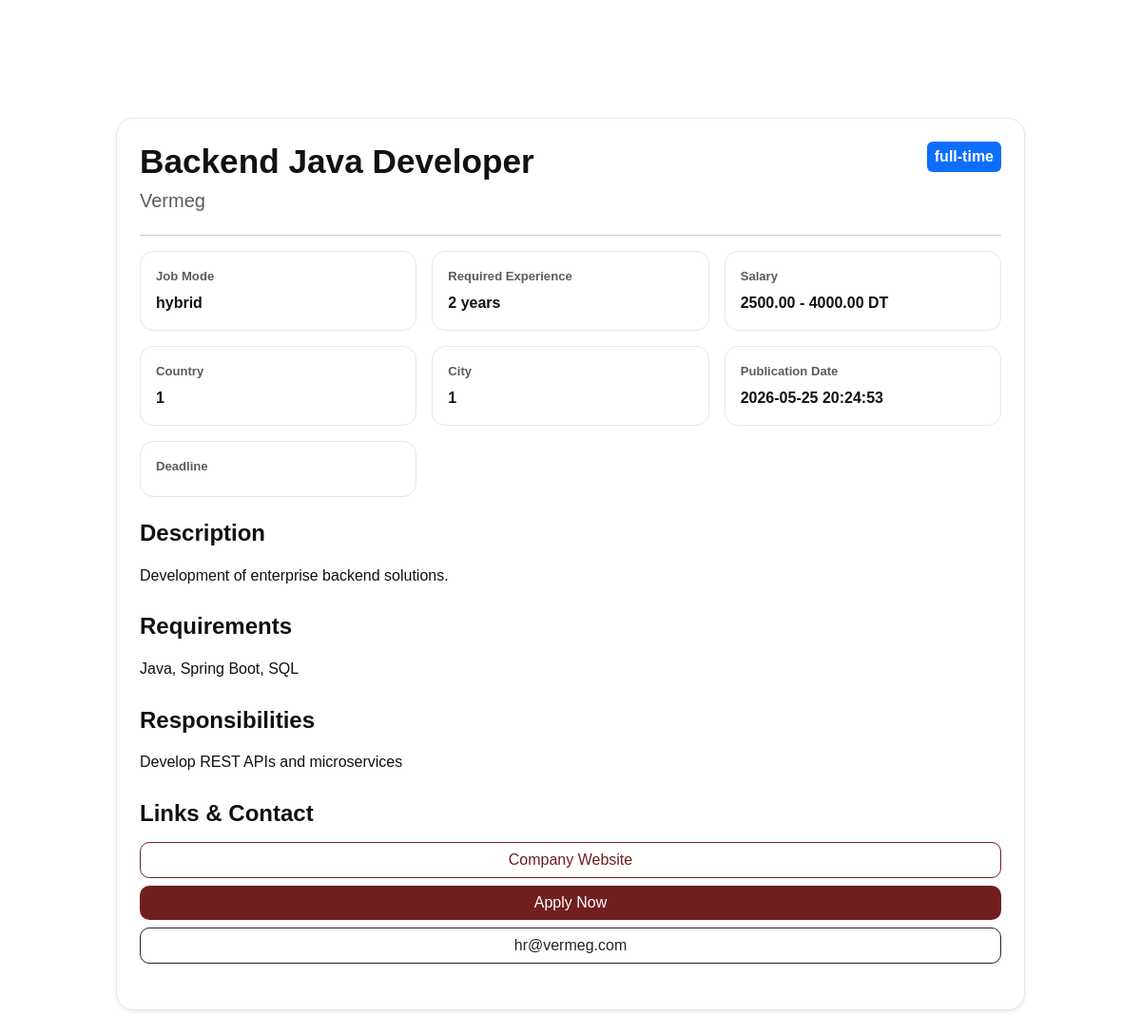
/frontend/pages/post.php?id=1 (signed in), run on the app's committed database.
### tables this page shows
CREATE TABLE IF NOT EXISTS jobs (
    id               INT            AUTO_INCREMENT PRIMARY KEY,
    titre            VARCHAR(255)   NOT NULL,
    entreprise       VARCHAR(255)   NULL,
    job_type         ENUM('part-time','full-time','internship') NOT NULL,
    job_mode         ENUM('remote','onsite','hybrid') NOT NULL,
    description      TEXT           NULL,
    application_link TEXT         NULL,
    company_link TEXT         NULL,
    contact_email        VARCHAR(150) NOT NULL UNIQUE,
    requirements     TEXT           NULL,
    responsibilities TEXT           NULL,
    salary_min       DECIMAL(10,2)  NULL,
    salary_max       DECIMAL(10,2)  NULL,
    currency         CHAR(3)        NOT NULL DEFAULT 'TND',
    req_experience   INT            NULL,
    country_id       INT            NULL,
    city_id          INT            NULL,
    date_publication TIMESTAMP      DEFAULT CURRENT_TIMESTAMP,
    deadline TIMESTAMP,
    created_by       INT            NULL,
    FOREIGN KEY (created_by)   REFERENCES users(id)     ON DELETE SET NULL,
    FOREIGN KEY (country_id)   REFERENCES countries(id) ON DELETE SET NULL,
    FOREIGN KEY (city_id)      REFERENCES cities(id)    ON DELETE SET NULL,
    INDEX idx_jobs_type       (job_type),
    INDEX idx_jobs_mode       (job_mode),
    INDEX idx_jobs_salary     (salary_min, salary_max),
    INDEX idx_jobs_experience (req_experience)
);

### backend/config/ConnexionDB.php (called while the page is built, shortened)
<?php
class ConnexionDB
{
    private static ?PDO $instance = null;
    private static function loadEnv(): void
    {
        $envPath = __DIR__ . '/../.env';
        $vars = is_readable($envPath) ? (parse_ini_file($envPath, false, INI_SCANNER_RAW) ?: []) : [];
    }
    private static function env(string $key, string $default = ''): string
    {
        $val = getenv($key);
        return $val !== false ? $val : $default;
    }
    public static function getInstance(): PDO
    {
        if (self::$instance === null) {
            $host = self::env('DB_HOST', 'localhost');
            $port = self::env('DB_PORT', '3306');
            $dbname = self::env('DB_NAME', self::env('DB_DATABASE', 'webdb'));
            $username = self::env('DB_USER', self::env('DB_USERNAME', 'root'));
            $password = self::env('DB_PASS', self::env('DB_PASSWORD', ''));
            self::$instance = new PDO(
                "mysql:host=$host;port=$port;dbname=$dbname;charset=utf8",
                $username,
                $password
            );
            self::$instance->setAttribute(PDO::ATTR_ERRMODE, PDO::ERRMODE_EXCEPTION);
        }
        return self::$instance;
    }
}

### backend/repository/jobRepository.php (called while the page is built, shortened)
<?php
    class jobRepository {
    private $pdo;
    public function __construct() {
        $this->pdo = ConnexionDB::getInstance();
    }
    public function findById($id) {
        $stmt = $this->pdo->prepare("SELECT * FROM jobs WHERE id = :id");
        $stmt->execute(['id' => $id]);
        return $stmt->fetch(PDO::FETCH_OBJ);
    }
}
?>

### frontend/pages/post.php (the view, shortened to what this page needs)
<?php
require_once '../../backend/config/ConnexionDB.php';
require_once '../../backend/repository/jobRepository.php';
$jobRepo = new jobRepository();
$id = $_GET['id'] ?? null;
$job = $jobRepo->findById($id);
?>
<!DOCTYPE html>
<html lang="en">
<head>
    <link rel="stylesheet" href="../assets/css/bootstrap.min.css">
    <link rel="stylesheet" href="../assets/css/post.css">
    <link rel="stylesheet" href="../assets/css/footer_navbar.css">
    <link rel="stylesheet"
          href="https://cdnjs.cloudflare.com/ajax/libs/font-awesome/6.5.0/css/all.min.css">
</head>
<body id="body">
<div class="page-content container-fluid px-4 py-4">
    <div class="row justify-content-center">
        <div class="col-lg-10">
            <div class="card shadow-sm job-detail-card">
                <div class="card-body p-4">
                    <div class="d-flex justify-content-between align-items-start flex-wrap gap-3">
                        <div>
                            <h1 class="job-title mb-2">
                                <?= htmlspecialchars($job->titre) ?>
                            </h1>
                            <h5 class="text-muted">
                                <?= htmlspecialchars($job->entreprise) ?>
                            </h5>
                        </div>
                        <div>
                            <span class="badge bg-primary fs-6 p-2">
                                <?= htmlspecialchars($job->job_type) ?>
                            </span>
                        </div>
                    </div>
                    <hr>
                    <div class="row g-3 mb-4">
                        <div class="col-md-4">
                            <div class="job-meta-box">
                                <small class="text-muted">Job Mode</small>
                                <div>
                                    <?= htmlspecialchars($job->job_mode) ?>
                                </div>
                            </div>
                        </div>
                        <div class="col-md-4">
                            <div class="job-meta-box">
                                <small class="text-muted">Required Experience</small>
                                <div>
                                    <?= htmlspecialchars($job->req_experience) ?> years
                                </div>
                            </div>
                        </div>
                        <div class="col-md-4">
                            <div class="job-meta-box">
                                <small class="text-muted">Salary</small>
                                <div>
                                    <?= htmlspecialchars($job->salary_min) ?>
                                    -
                                    <?= htmlspecialchars($job->salary_max) ?>
                                    DT
                                </div>
                            </div>
                        </div>
                        <div class="col-md-4">
                            <div class="job-meta-box">
                                <small class="text-muted">Country</small>
                                <div>
                                    <?= htmlspecialchars($job->country_id) ?>
                                </div>
                            </div>
                        </div>
                        <div class="col-md-4">
                            <div class="job-meta-box">
                                <small class="text-muted">City</small>
                                <div>
                                    <?= htmlspecialchars($job->city_id) ?>
                                </div>
                            </div>
                        </div>
                        <div class="col-md-4">
                            <div class="job-meta-box">
                                <small class="text-muted">Publication Date</small>
                                <div>
                                    <?= htmlspecialchars($job->date_publication) ?>
                                </div>
                            </div>
                        </div>
                        <div class="col-md-4">
                            <div class="job-meta-box">
                                <small class="text-muted">Deadline</small>
                            </div>
                        </div>
                    </div>
                    <div class="mb-4">
                        <h4>Description</h4>
                        <p class="job-text">
                            <?= nl2br(htmlspecialchars($job->description)) ?>
                        </p>
                    </div>
                    <div class="mb-4">
                        <h4>Requirements</h4>
                        <p class="job-text">
                            <?= nl2br(htmlspecialchars($job->requirements)) ?>
                        </p>
                    </div>
                    <div class="mb-4">
                        <h4>Responsibilities</h4>
                        <p class="job-text">
                            <?= nl2br(htmlspecialchars($job->responsibilities)) ?>
                        </p>
                    </div>
                    <div class="mb-4">
                        <h4>Links & Contact</h4>
                        <div class="d-flex flex-column gap-2">
                            <?php if (!empty($job->company_link)): ?>
                                <a href="<?= htmlspecialchars($job->company_link) ?>"
                                   target="_blank"
                                   class="btn btn-outline-primary">
                                    Company Website
                                </a>
                            <?php endif; ?>
                            <?php if (!empty($job->application_link)): ?>
                                <a href="<?= htmlspecialchars($job->application_link) ?>"
                                   target="_blank"
                                   class="btn btn-primary">
                                    Apply Now
                                </a>
                            <?php endif; ?>
                            <?php if (!empty($job->contact_email)): ?>
                                <a href="mailto:<?= htmlspecialchars($job->contact_email) ?>"
                                   class="btn btn-outline-dark">
                                    <?= htmlspecialchars($job->contact_email) ?>
                                </a>
                            <?php endif; ?>
                        </div>
                    </div>
                </div>
            </div>
        </div>
    </div>
</div>
</body>
</html>

### frontend/assets/css/post.css (style rules this page uses)
:root { --bg: #f4f4f4; --text: #111; --card-bg: #ffffff; --primary: #65171e; --primary-hover: #484d62; --border: #e5e5e5; --muted: #6c757d; }
body { background: var(--bg); color: var(--text); font-family: "Segoe UI", Tahoma, sans-serif; }
.page-content { margin-top: 100px; }
.card { border: 1px solid var(--border); border-radius: 14px; background: var(--card-bg); }
.job-detail-card { border-radius: 18px; overflow: hidden; border: 1px solid var(--border); background: var(--card-bg); }
.job-title { font-size: 2.2rem; font-weight: 700; color: var(--text); }
.job-meta-box { background: var(--bg); border: 1px solid var(--border); border-radius: 14px; padding: 16px; height: 100%; transition: 0.2s ease; }
.job-meta-box small { display: block; margin-bottom: 6px; color: var(--muted); font-size: 0.82rem; font-weight: 600; }
.job-meta-box div { font-weight: 600; color: var(--text); }
.job-text { line-height: 1.9; font-size: 1rem; color: var(--text); }
.job-detail-card h4 { font-weight: 700; margin-bottom: 15px; color: var(--text); }
.btn-primary { background: var(--primary); border: none; border-radius: 10px; transition: 0.2s ease; }
.btn-outline-primary { border-radius: 10px; border: 1px solid var(--primary); color: var(--primary); transition: 0.2s ease; }
.btn-outline-dark { border-radius: 10px; }

### frontend/assets/css/footer_navbar.css (style rules this page uses)
:root { --primary: #711e1e; --primary-light: #6d6160; --bg: #ffffff; --bg-soft: #f8fafc; --text-main: #1f2937; --text-muted: #6b7280; --border: #e5e7eb; --navbar-bg: rgba(255, 255, 255, 0.7); --footer-bg: #f8fafc; --shadow: 0 4px 20px rgba(0, 0, 0, 0.08); --radius: 12px; --transition: all 0.3s ease; }
body { background: var(--bg); color: var(--text-main); font-family: 'Poppins', sans-serif; transition: var(--transition); }

### data on the page
jobs: titre "Backend Java Developer", entreprise "Vermeg", job_type "full-time", job_mode "hybrid", req_experience "2", salary_min "2500.00", salary_max "4000.00", country "1", city "1", date_publication "2026-05-25 20:24:53", description "Development of enterprise backend solutions.", requirements "Java, Spring Boot, SQL", responsibilities "Develop REST APIs and microservices", contact_email "hr@vermeg.com"
